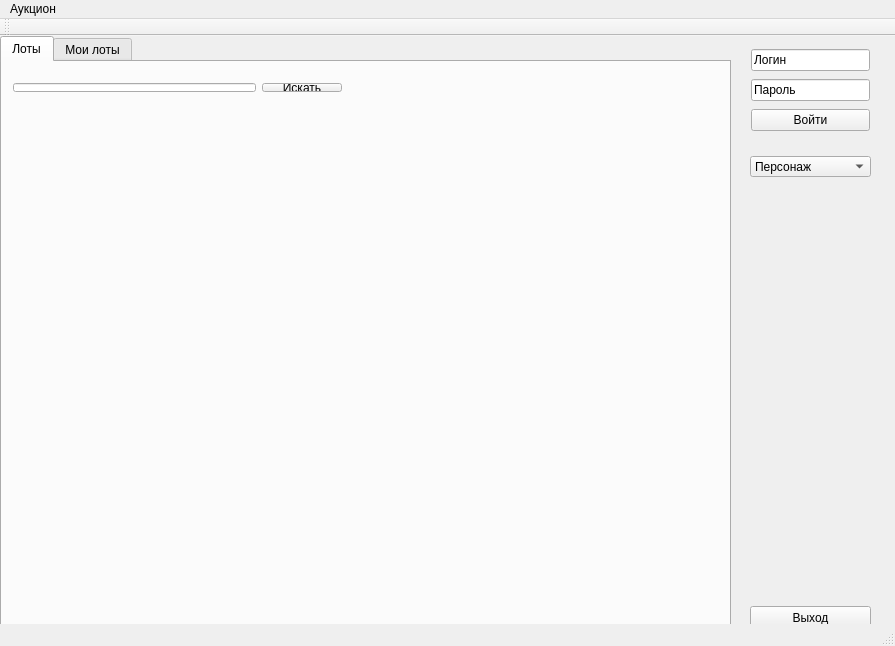
<?xml version="1.0" encoding="UTF-8"?>
<ui version="4.0">
 <class>MainWindow</class>
 <widget class="QMainWindow" name="MainWindow">
  <property name="windowModality">
   <enum>Qt::NonModal</enum>
  </property>
  <property name="geometry">
   <rect>
    <x>0</x>
    <y>0</y>
    <width>895</width>
    <height>646</height>
   </rect>
  </property>
  <property name="sizePolicy">
   <sizepolicy hsizetype="Expanding" vsizetype="Expanding">
    <horstretch>0</horstretch>
    <verstretch>0</verstretch>
   </sizepolicy>
  </property>
  <property name="windowTitle">
   <string>Аукцион WoW</string>
  </property>
  <widget class="QWidget" name="centralWidget">
   <widget class="QTabWidget" name="tabWidget">
    <property name="geometry">
     <rect>
      <x>0</x>
      <y>0</y>
      <width>731</width>
      <height>591</height>
     </rect>
    </property>
    <property name="currentIndex">
     <number>0</number>
    </property>
    <widget class="QWidget" name="Lots">
     <attribute name="title">
      <string>Лоты</string>
     </attribute>
     <widget class="QWidget" name="gridLayoutWidget_2">
      <property name="geometry">
       <rect>
        <x>0</x>
        <y>10</y>
        <width>351</width>
        <height>31</height>
       </rect>
      </property>
      <layout class="QGridLayout" name="gridLayout_2">
       <item row="0" column="0">
        <widget class="QLineEdit" name="searchLine"/>
       </item>
       <item row="0" column="1">
        <widget class="QPushButton" name="searchButton">
         <property name="text">
          <string>Искать</string>
         </property>
        </widget>
       </item>
      </layout>
     </widget>
    </widget>
    <widget class="QWidget" name="My_lots">
     <attribute name="title">
      <string>Мои лоты</string>
     </attribute>
    </widget>
   </widget>
   <widget class="QComboBox" name="charBox">
    <property name="geometry">
     <rect>
      <x>750</x>
      <y>120</y>
      <width>121</width>
      <height>21</height>
     </rect>
    </property>
    <item>
     <property name="text">
      <string>Персонаж</string>
     </property>
    </item>
    <item>
     <property name="text">
      <string>Персонаж 2</string>
     </property>
    </item>
   </widget>
   <widget class="QWidget" name="gridLayoutWidget">
    <property name="geometry">
     <rect>
      <x>740</x>
      <y>0</y>
      <width>141</width>
      <height>111</height>
     </rect>
    </property>
    <layout class="QGridLayout" name="gridLayout">
     <item row="4" column="0">
      <widget class="QPushButton" name="enterButton">
       <property name="text">
        <string>Войти</string>
       </property>
      </widget>
     </item>
     <item row="0" column="0">
      <widget class="QLineEdit" name="login">
       <property name="text">
        <string>Логин</string>
       </property>
      </widget>
     </item>
     <item row="2" column="0">
      <widget class="QLineEdit" name="password">
       <property name="text">
        <string>Пароль</string>
       </property>
      </widget>
     </item>
    </layout>
   </widget>
   <widget class="QPushButton" name="exitButton">
    <property name="geometry">
     <rect>
      <x>750</x>
      <y>570</y>
      <width>121</width>
      <height>23</height>
     </rect>
    </property>
    <property name="text">
     <string>Выход</string>
    </property>
   </widget>
  </widget>
  <widget class="QMenuBar" name="menuBar">
   <property name="geometry">
    <rect>
     <x>0</x>
     <y>0</y>
     <width>895</width>
     <height>22</height>
    </rect>
   </property>
   <widget class="QMenu" name="menu_World_of_Warcraft">
    <property name="title">
     <string>Аукцион</string>
    </property>
    <addaction name="exit"/>
   </widget>
   <addaction name="menu_World_of_Warcraft"/>
  </widget>
  <widget class="QToolBar" name="mainToolBar">
   <attribute name="toolBarArea">
    <enum>TopToolBarArea</enum>
   </attribute>
   <attribute name="toolBarBreak">
    <bool>false</bool>
   </attribute>
  </widget>
  <widget class="QStatusBar" name="statusBar"/>
  <action name="exit">
   <property name="text">
    <string>Выход</string>
   </property>
  </action>
 </widget>
 <layoutdefault spacing="6" margin="11"/>
 <resources/>
 <connections/>
</ui>
